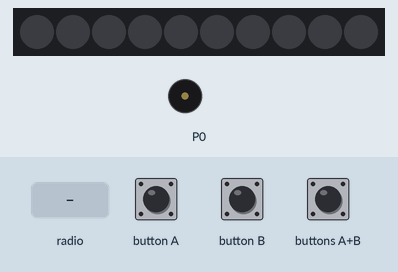
Bench run of a program on a simulated BBC micro:bit (MakeCode). Parts: 10 RGB LEDs in strip order, left to right, buzzer (waves = sounding). Inputs (shaded band) come from the test bench. Dim RGB values are drawn brighter than linear.

Above: at 1.2 s.
1.3 s: radio message "1" arrives
At 1.7 s:
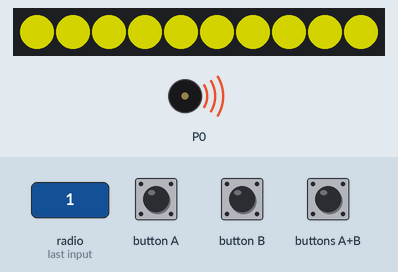
4.3 s: radio message "2" arrives
At 5.7 s:
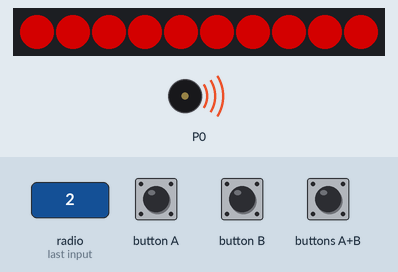
7.3 s: radio message "0" arrives
At 9.7 s:
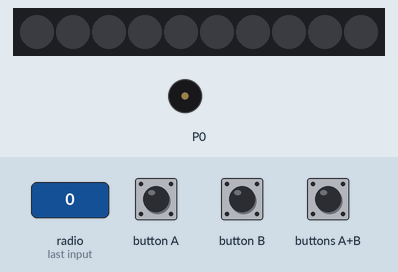
Timing chart, 0 to 11.2 s (numbered marks = the images above; inputs shaded):
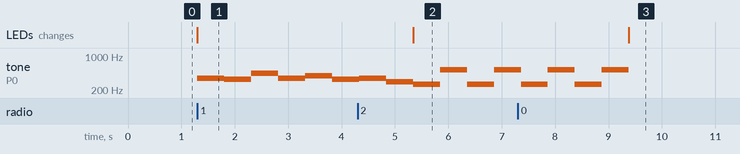

The program:

main.ts
```typescript
radio.onReceivedNumber(function (receivedNumber) {
    if (receivedNumber == 1) {
        led2.showColor(neopixel.colors(NeoPixelColors.Yellow))
        music.playMelody("F E A F G E F D ", 120)
    }
    if (receivedNumber == 2) {
        led2.showColor(neopixel.colors(NeoPixelColors.Red))
        music.playMelody("C C5 C C5 C C5 C C5 ", 120)
    }
    if (receivedNumber == 0) {
        led2.showColor(neopixel.colors(NeoPixelColors.Black))
    }
})
input.onButtonPressed(Button.A, function () {
    radio.sendNumber(1)
})
input.onButtonPressed(Button.AB, function () {
    radio.sendNumber(0)
})
input.onButtonPressed(Button.B, function () {
    radio.sendNumber(2)
})
let led2: neopixel.Strip = null
led2 = neopixel.create(DigitalPin.P1, 10, NeoPixelMode.RGB)
led2.showColor(neopixel.colors(NeoPixelColors.Black))
basic.forever(function () {

})
```

test.ts
```typescript
// 在這裡測試；當此封包作為擴充功能時，將不會編譯此內容。
```

Measured:
- after the input at 1.3 s, tone on P0: plays 349 Hz for 0.51 s, 330 Hz for 0.51 s, 440 Hz for 0.51 s, 349 Hz for 0.51 s, 392 Hz for 0.51 s, 330 Hz for 0.47 s, starting at once; the LEDs: change at once (image 1)
- after the input at 4.3 s, the LEDs: change after 1.0 s (image 2)
- after the input at 7.3 s, the LEDs: change after 2.1 s (image 3)
